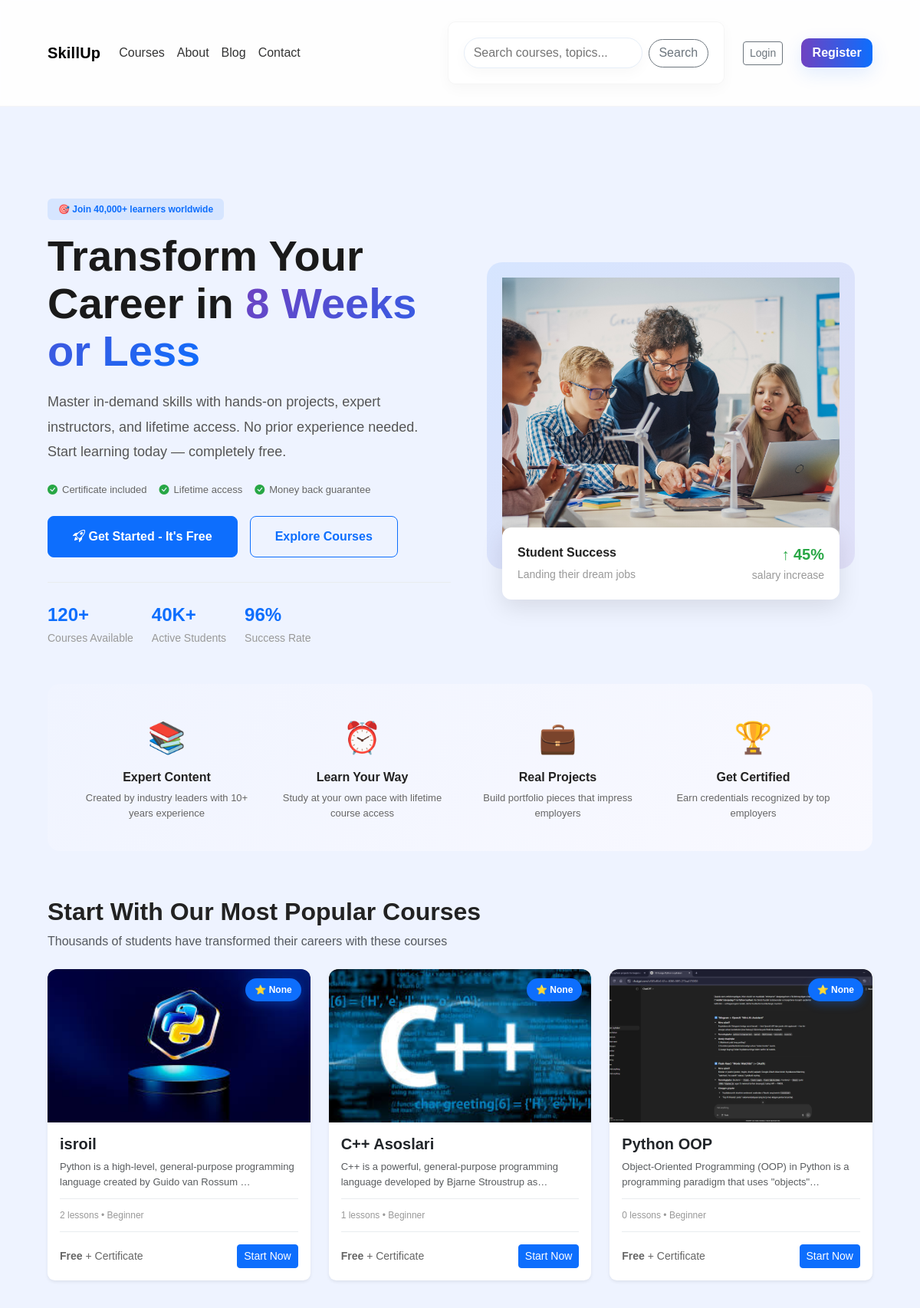
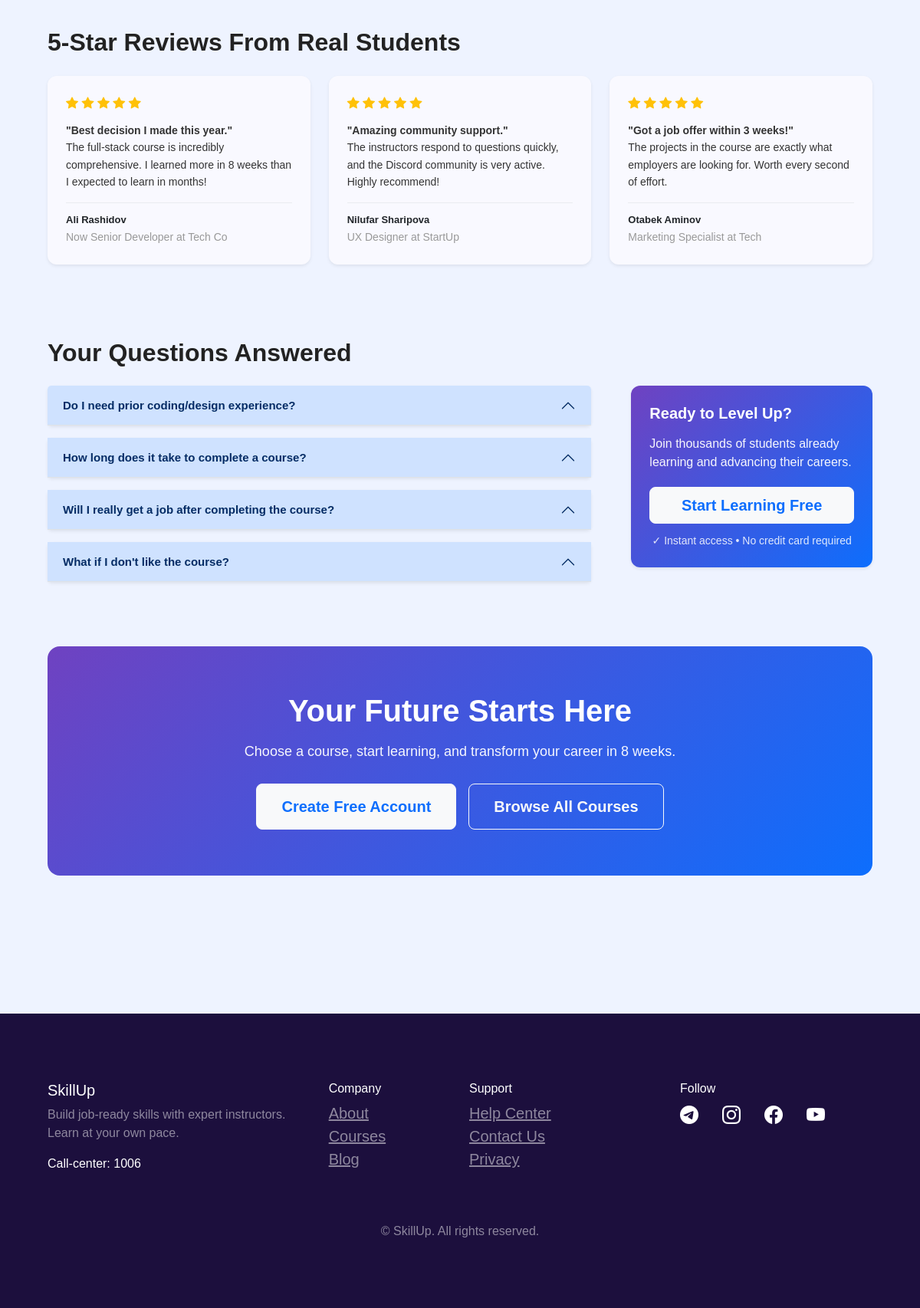
The page / on the database its author committed (2 pictures, top to bottom).
### courses/models.py (models this page shows, shortened)
class Course(models.Model):
    category = models.ForeignKey(Category, on_delete=models.CASCADE)
    user = models.ForeignKey(User, on_delete=models.CASCADE)
    name = models.CharField(max_length=200)
    bio = models.TextField()
    price = models.DecimalField(max_digits=10, decimal_places=2)
    author = models.CharField(max_length=200)
    rate = models.DecimalField(max_digits=5, decimal_places=0, null=True, blank=True)
    image = models.ImageField(upload_to='course_images/')

### main/views.py (the view)
# urls.py: path('', views.IndexView.as_view(), name='index'),
class IndexView(ListView):
    def dispatch(self, request, *args, **kwargs):
        if request.user.is_authenticated:
            return redirect('home')
        return super().dispatch(request, *args, **kwargs)
    template_name = 'main/home_new.html'
    queryset = Course.objects.all()
    context_object_name = 'courses'
    def get_context_data(self, **kwargs):
        context = super().get_context_data(**kwargs)
        context['categories'] = Category.objects.all()
        return context

### templates/main/home_new.html (shortened to what this page needs)
{% extends 'base.html' %}
{% block hero %}
<section class="container hero-section">
  <div class="row align-items-center mb-5" style="min-height: 520px;">
    <div class="col-lg-6 animate-fade-in-up">
      <div class="mb-3">
        <span class="badge bg-primary bg-opacity-10 text-primary" style="font-size: 12px; padding: 8px 14px;">🎯 Join 40,000+ learners worldwide</span>
      </div>
      <h1 style="font-size: 56px; font-weight: 800; line-height: 1.1; margin-bottom: 20px; color: #1a1a1a;">
        Transform Your Career in <span style="background: linear-gradient(135deg, #6f42c1, #0d6efd); -webkit-background-clip: text; -webkit-text-fill-color: transparent; background-clip: text;">8 Weeks or Less</span>
      </h1>
      <p style="font-size: 18px; line-height: 1.8; color: #555; margin-bottom: 24px;">
        Master in-demand skills with hands-on projects, expert instructors, and lifetime access. No prior experience needed. Start learning today — completely free.
      </p>
      <div class="mb-4 d-flex flex-wrap gap-3" style="font-size: 13px; color: #666;">
        <div><i class="bi bi-check-circle-fill" style="color: #28a745; margin-right: 6px;"></i>Certificate included</div>
        <div><i class="bi bi-check-circle-fill" style="color: #28a745; margin-right: 6px;"></i>Lifetime access</div>
        <div><i class="bi bi-check-circle-fill" style="color: #28a745; margin-right: 6px;"></i>Money back guarantee</div>
      </div>
      <div class="d-flex gap-3 flex-wrap mb-4">
        <a href="/register/" class="btn btn-primary btn-lg btn-glow" style="padding: 14px 32px; font-weight: 600; font-size: 16px;">
          <i class="bi bi-rocket-takeoff"></i> Get Started - It's Free
        </a>
        <a href="/courses/" class="btn btn-outline-primary btn-lg" style="padding: 14px 32px; font-weight: 600; font-size: 16px;">
          Explore Courses
        </a>
      </div>
      <div class="d-flex gap-4" style="margin-top: 32px; padding-top: 24px; border-top: 1px solid #e9ecef;">
        <div>
          <div style="font-size: 24px; font-weight: 800; color: var(--primary);">120+</div>
          <small style="color: #999;">Courses Available</small>
        </div>
        <div>
          <div style="font-size: 24px; font-weight: 800; color: var(--primary);">40K+</div>
          <small style="color: #999;">Active Students</small>
        </div>
        <div>
          <div style="font-size: 24px; font-weight: 800; color: var(--primary);">96%</div>
          <small style="color: #999;">Success Rate</small>
        </div>
      </div>
    </div>
    <div class="col-lg-6 d-flex justify-content-center animate-slide-right">
      <div style="position: relative; width: 100%; max-width: 480px;">
        <div style="background: linear-gradient(135deg, rgba(13, 110, 253, 0.1), rgba(111, 66, 193, 0.1)); border-radius: 20px; padding: 20px; margin-bottom: 20px;">
          <img src="/media/flexable.jpg" class="img-fluid rounded-lg" style="object-fit: cover; height: 360px; width: 100%; display: block;" />
        </div>
        <div style="position: absolute; bottom: -20px; left: 20px; right: 20px; background: #fff; padding: 20px; border-radius: 12px; box-shadow: 0 10px 30px rgba(0,0,0,0.1);">
          <div class="d-flex justify-content-between align-items-center">
            <div>
              <strong style="display: block; margin-bottom: 4px;">Student Success</strong>
              <small style="color: #999;">Landing their dream jobs</small>
            </div>
            <div style="text-align: right;">
              <div style="color: #28a745; font-weight: 700; font-size: 20px;">↑ 45%</div>
              <small style="color: #999;">salary increase</small>
            </div>
          </div>
        </div>
      </div>
    </div>
  </div>
  <div style="background: linear-gradient(135deg, #f0f4ff 0%, #f9f9ff 100%); border-radius: 16px; padding: 40px; margin-bottom: 60px;">
    <div class="row g-4">
      <div class="col-md-3 animate-fade-in-up stagger-1">
        <div style="text-align: center;">
          <div style="font-size: 40px; margin-bottom: 12px;">📚</div>
          <h6 class="fw-bold" style="margin-bottom: 8px;">Expert Content</h6>
          <p style="font-size: 13px; color: #666; margin: 0;">Created by industry leaders with 10+ years experience</p>
        </div>
      </div>
      <div class="col-md-3 animate-fade-in-up stagger-2">
        <div style="text-align: center;">
          <div style="font-size: 40px; margin-bottom: 12px;">⏰</div>
          <h6 class="fw-bold" style="margin-bottom: 8px;">Learn Your Way</h6>
          <p style="font-size: 13px; color: #666; margin: 0;">Study at your own pace with lifetime course access</p>
        </div>
      </div>
      <div class="col-md-3 animate-fade-in-up stagger-3">
        <div style="text-align: center;">
          <div style="font-size: 40px; margin-bottom: 12px;">💼</div>
          <h6 class="fw-bold" style="margin-bottom: 8px;">Real Projects</h6>
          <p style="font-size: 13px; color: #666; margin: 0;">Build portfolio pieces that impress employers</p>
        </div>
      </div>
      <div class="col-md-3 animate-fade-in-up stagger-4">
        <div style="text-align: center;">
          <div style="font-size: 40px; margin-bottom: 12px;">🏆</div>
          <h6 class="fw-bold" style="margin-bottom: 8px;">Get Certified</h6>
          <p style="font-size: 13px; color: #666; margin: 0;">Earn credentials recognized by top employers</p>
        </div>
      </div>
    </div>
  </div>
  <div class="mb-5">
    <h2 class="fw-bold mb-2 animate-fade-in-up">Start With Our Most Popular Courses</h2>
    <p class="text-muted mb-4 animate-fade-in-up stagger-1">Thousands of students have transformed their careers with these courses</p>
    <div class="row g-4">
      {% for c in courses %}
      <div class="col-md-4 animate-fade-in-up stagger-{{ forloop.counter }}">
        <div class="card shadow-sm hover-card" style="border: none; overflow: hidden; transition: all .3s ease;">
          <div style="position: relative; height: 200px; overflow: hidden;">
            <img src="{{ c.image.url }}" class="card-img-top" style="height: 100%; object-fit: cover; width: 100%;" />
            <div style="position: absolute; top: 12px; right: 12px; background: var(--primary); color: #fff; padding: 6px 12px; border-radius: 20px; font-size: 12px; font-weight: 600; box-shadow: 0 4px 12px rgba(13, 110, 253, 0.3);">
              ⭐ {{ c.rate }}
            </div>
          </div>
          <div class="card-body">
            <h5 class="card-title fw-bold" style="margin-bottom: 8px;">{{ c.name }}</h5>
            <p class="card-text text-muted" style="font-size: 13px; margin-bottom: 12px; line-height: 1.5;">{{ c.bio|truncatechars:90 }}</p>
            <div style="padding: 12px 0; border-top: 1px solid #e9ecef; border-bottom: 1px solid #e9ecef; margin: 12px 0; font-size: 12px; color: #999;">
              {{ c.lessons.count|default:0 }} lessons • Beginner
            </div>
            <div class="d-flex gap-2 align-items-center justify-content-between mt-3">
              <small style="color: #666;"><strong>Free</strong> + Certificate</small>
              {% if not user.role == 'TEACHER' %}
              <a href="{% url 'course-detail' c.pk %}" class="btn btn-sm btn-primary">Start Now</a>
              {% else %}
              <a href="{% url 'teacher-courses' %}" class="btn btn-sm btn-primary">Start Now</a>
              {% endif %}
            </div>
          </div>
        </div>
      </div>
      {% endfor %}
    </div>
  </div>
  <div class="mb-5 py-4">
    <h2 class="fw-bold mb-4 animate-fade-in-up">5-Star Reviews From Real Students</h2>
    <div class="row g-4">
      <div class="col-md-4 animate-fade-in-up stagger-1">
        <div class="card p-4 border-0 shadow-sm" style="background: #f9f9ff;">
          <div style="color: #ffc107; margin-bottom: 12px;">
            <i class="bi bi-star-fill"></i>
            <i class="bi bi-star-fill"></i>
            <i class="bi bi-star-fill"></i>
            <i class="bi bi-star-fill"></i>
            <i class="bi bi-star-fill"></i>
          </div>
          <p style="margin-bottom: 16px; font-size: 14px; line-height: 1.6; color: #333;">
            <strong>"Best decision I made this year."</strong><br>
            The full-stack course is incredibly comprehensive. I learned more in 8 weeks than I expected to learn in months!
          </p>
          <div style="padding-top: 12px; border-top: 1px solid #e9ecef;">
            <strong style="display: block; font-size: 13px;">Ali Rashidov</strong>
            <small style="color: #999;">Now Senior Developer at Tech Co</small>
          </div>
        </div>
      </div>
      <div class="col-md-4 animate-fade-in-up stagger-2">
        <div class="card p-4 border-0 shadow-sm" style="background: #f9f9ff;">
          <div style="color: #ffc107; margin-bottom: 12px;">
            <i class="bi bi-star-fill"></i>
            <i class="bi bi-star-fill"></i>
            <i class="bi bi-star-fill"></i>
            <i class="bi bi-star-fill"></i>
            <i class="bi bi-star-fill"></i>
          </div>
          <p style="margin-bottom: 16px; font-size: 14px; line-height: 1.6; color: #333;">
            <strong>"Amazing community support."</strong><br>
            The instructors respond to questions quickly, and the Discord community is very active. Highly recommend!
          </p>
          <div style="padding-top: 12px; border-top: 1px solid #e9ecef;">
            <strong style="display: block; font-size: 13px;">Nilufar Sharipova</strong>
            <small style="color: #999;">UX Designer at StartUp</small>
          </div>
        </div>
      </div>
      <div class="col-md-4 animate-fade-in-up stagger-3">
        <div class="card p-4 border-0 shadow-sm" style="background: #f9f9ff;">
          <div style="color: #ffc107; margin-bottom: 12px;">
            <i class="bi bi-star-fill"></i>
            <i class="bi bi-star-fill"></i>
            <i class="bi bi-star-fill"></i>
            <i class="bi bi-star-fill"></i>
            <i class="bi bi-star-fill"></i>
          </div>
          <p style="margin-bottom: 16px; font-size: 14px; line-height: 1.6; color: #333;">
            <strong>"Got a job offer within 3 weeks!"</strong><br>
            The projects in the course are exactly what employers are looking for. Worth every second of effort.
          </p>
          <div style="padding-top: 12px; border-top: 1px solid #e9ecef;">
            <strong style="display: block; font-size: 13px;">Otabek Aminov</strong>
            <small style="color: #999;">Marketing Specialist at Tech</small>
          </div>
        </div>
      </div>
    </div>
  </div>
  <div class="mb-5 py-4">
    <h2 class="fw-bold mb-4 animate-fade-in-up">Your Questions Answered</h2>
    <div class="row">
      <div class="col-lg-8">
        <div class="accordion" id="faqAccordion">
          <div class="accordion-item border-0 mb-3 shadow-sm rounded animate-fade-in-up stagger-1">
            <h2 class="accordion-header">
              <button class="accordion-button" type="button" data-bs-toggle="collapse" data-bs-target="#faq1" style="font-weight: 600; font-size: 15px;">
                Do I need prior coding/design experience?
              </button>
            </h2>
          </div>
          <div class="accordion-item border-0 mb-3 shadow-sm rounded animate-fade-in-up stagger-2">
            <h2 class="accordion-header">
              <button class="accordion-button" type="button" data-bs-toggle="collapse" data-bs-target="#faq2" style="font-weight: 600; font-size: 15px;">
                How long does it take to complete a course?
              </button>
            </h2>
          </div>
          <div class="accordion-item border-0 mb-3 shadow-sm rounded animate-fade-in-up stagger-3">
            <h2 class="accordion-header">
              <button class="accordion-button" type="button" data-bs-toggle="collapse" data-bs-target="#faq3" style="font-weight: 600; font-size: 15px;">
                Will I really get a job after completing the course?
              </button>
            </h2>
          </div>
          <div class="accordion-item border-0 shadow-sm rounded animate-fade-in-up stagger-4">
            <h2 class="accordion-header">
              <button class="accordion-button" type="button" data-bs-toggle="collapse" data-bs-target="#faq4" style="font-weight: 600; font-size: 15px;">
                What if I don't like the course?
              </button>
            </h2>
          </div>
        </div>
      </div>
      <div class="col-lg-4" style="padding-left: 40px;">
        <div class="card border-0 shadow-sm p-4" style="background: linear-gradient(135deg, #6f42c1 0%, #0d6efd 100%); color: #fff; position: sticky; top: 100px;">
          <h5 class="fw-bold mb-3">Ready to Level Up?</h5>
          <p style="margin-bottom: 20px; opacity: 0.95;">Join thousands of students already learning and advancing their careers.</p>
          <a href="{% url 'login' %}" class="btn btn-light btn-lg w-100 fw-bold" style="color: var(--primary); margin-bottom: 12px;">Start Learning Free</a>
          <small style="opacity: 0.85; display: block; text-align: center;">✓ Instant access • No credit card required</small>
        </div>
      </div>
    </div>
  </div>
  <div style="background: linear-gradient(135deg, #6f42c1 0%, #0d6efd 100%); color: #fff; border-radius: 16px; padding: 60px 40px; text-align: center; margin: 60px 0;">
    <h2 class="fw-bold mb-3" style="font-size: 40px;">Your Future Starts Here</h2>
    <p style="font-size: 18px; margin-bottom: 28px; opacity: 0.95;">Choose a course, start learning, and transform your career in 8 weeks.</p>
    <div class="d-flex gap-3 justify-content-center flex-wrap">
      <a href="{% url 'register' %}" class="btn btn-light btn-lg" style="color: var(--primary); padding: 14px 32px; font-weight: 600;">Create Free Account</a>
      <a href="{% url 'login' %}" class="btn btn-outline-light btn-lg" style="padding: 14px 32px; font-weight: 600;">Browse All Courses</a>
    </div>
  </div>
</section>
{% endblock %}

### rows shown on the page
Course: image (picture), rate "None", name "isroil", bio "Python is a high-level, general-purpose programming language created by Guido van Rossum …", lessons.count "2"
Course: image (picture), rate "None", name "C++ Asoslari", bio "C++ is a powerful, general-purpose programming language developed by Bjarne Stroustrup as…", lessons.count "1"
Course: image (picture), rate "None", name "Python OOP", bio "Object-Oriented Programming (OOP) in Python is a programming paradigm that uses \"objects\"…", lessons.count "0"
